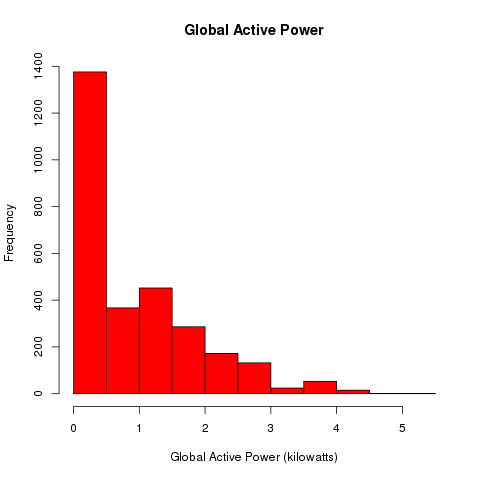

The R source for this figure:

rm(list=ls())

## please, note that subset.txt is created by 'subsetData.R'

D = read.csv("subset.txt", sep=";", na.strings = "?", stringsAsFactor = FALSE)

t = strptime(paste(D[,1],D[,2]), "%d/%m/%Y %H:%M:%S", tz = "PDT")

df = cbind(t,D[3:9])

names(df)<-c("Time", "Active","Reactive","Voltage","Intensity","Sub1","Sub2", "Sub3")

png(filename = "plot1.png", width = 480, height = 480)

par(mfrow=c(1,1))

hist(df$Active, 
     xlab = "Global Active Power (kilowatts)", 
     ylab = "Frequency", 
     main = "Global Active Power",
     col = "red"
)

dev.off()
